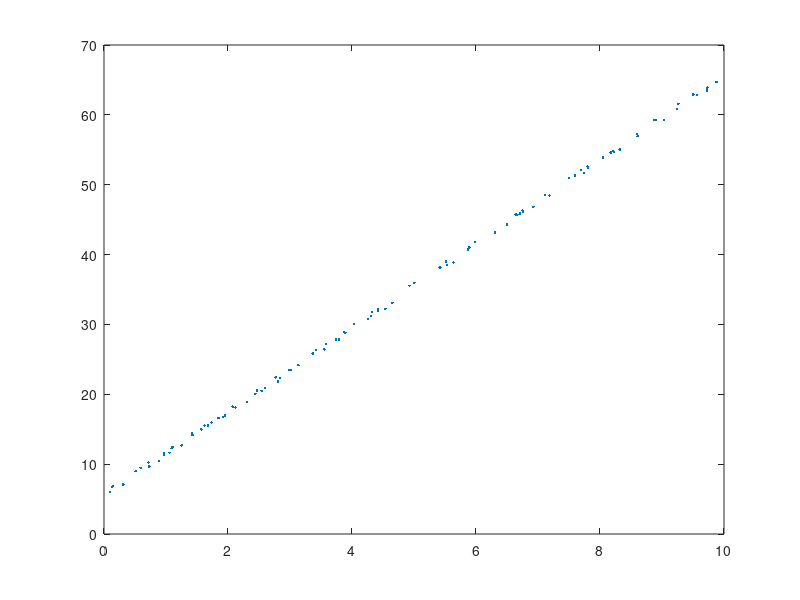

Source code (MATLAB): (Note: this script raises an error after producing the figure.)
clear all; clc;
n = 100;
noise = rand(n,1);
x = rand(n,1).*10;
y = 5 + 6*x + noise;
plot(x,y,'.');

theta = [0;0];
alpha = 0.00005;
cost = 1;

gradientdescent(theta,alpha,cost,x,y)

function gradientdescent(theta,alpha,cost,x,y)

while abs(cost) > 0.0005

    cost = 0;
    sum = [0;0];
    
    for i = 1:length(x)

        X = [1;x(i)];
        h = theta'*X;
        
        sum = sum + (h-y(i)) * X;
        cost = (h-y(i)); 
        

    end
theta = theta - alpha * sum;

%disp(theta);
%disp(cost);
end
disp(theta);
b = theta(1);
m = theta(2);
z = m*x + b;
plot(x,y,'.');hold on;
plot(x,z,'-');
end


